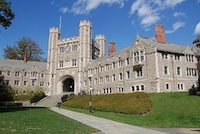
#> input picture pure_python/input/princeton_small.jpg, 200 x 134 px
$ python make.py
#> lines starting #> are read from the running program, lines starting #| are printed output that depends on the picture
### pure_python/imgpro.py
#!/usr/bin/python3

import cv2  # Note: openCV is used to load Images ONLY!
import numpy as np  # NOTE: All the algorithms are written in pure loops, numpy is only used for list to image and vice versa conversions


import math
# import argparse
import sys
import random

# clamp the pixel values and convert all floats to ints
def clamp(x): return int(max(min(x, 255), 0))


# kernels
def gauss_kernel(k_size, sigma, pad):
    # center of kernel is the mean of gauss
    var = 2 * (sigma**2)
    kernel = [[0] * k_size for i in range(k_size)]
    norm = 0

    for i in range(-pad, k_size - pad):
        for j in range(-pad, k_size - pad):
            num = (i**2 + j**2)
            # Unnormalized Gaussian equation
            kernel[i + pad][j + pad] = (math.exp(-num / var))  # / math.sqrt(2 * (math.pi) * var)
            norm += kernel[i + pad][j + pad]

    # using sum to normalize instead of 1/pi*var
    for i in range(k_size):
        for j in range(k_size):
            kernel[i][j] /= norm
    return kernel

# Assuming kernels for sharp and edge
def sharp_kernel(k_size): return [[-1, -1, -1], [-1, 9, -1], [-1, -1, -1]]


def edge_kernel(k_size): return [[-1, -1, -1], [-1, 8, -1], [-1, -1, -1]]


# [19 lines left out: functions bilinear_kernel, noised, not called in this run]


# Luminance
# Brightness
def brighten(image, factor):
    factor = float(factor)
    for i in range(len(image)):
        for j in range(len(image[0])):
            image[i][j] = [clamp(pix_val * factor) for pix_val in image[i][j]]
    return image


# Contrast
# [11 lines left out: function change_contrast, not called in this run]


# Linear Filtering
# Gaussian/ convolve the gaussian kernel to each pixel and the normal weighted sum of nearby pixel blurs
def blur(image, sigma):  # Implement Padding
    sigma = float(sigma)
    k_size = 5
    pad = k_size // 2
    kernel = gauss_kernel(k_size, sigma, pad)
    clone = image
    for i in range(pad, len(image) - pad):
        for j in range(pad, len(image[0]) - pad):
            conv = [0, 0, 0]
            for x in range(len(kernel)):
                for y in range(len(kernel[0])):
                    conv[0] += image[i - pad + x][j - pad + y][0] * kernel[x][y]
                    conv[1] += image[i - pad + x][j - pad + y][1] * kernel[x][y]
                    conv[2] += image[i - pad + x][j - pad + y][2] * kernel[x][y]
            clone[i][j] = [clamp(i) for i in conv]
    return clone


# Sharpen
# Similar to a mild edge detector, assuming alpha = 0.2
def sharpen(image):
    k_size = 3
    pad = k_size // 2
    kernel = sharp_kernel(k_size)
    clone = image
    for i in range(pad, len(image) - pad):
        for j in range(pad, len(image[0]) - pad):
            conv = [0, 0, 0]
            for x in range(len(kernel)):
                for y in range(len(kernel[0])):
                    conv[0] += image[i - pad + x][j - pad + y][0] * kernel[x][y]
                    conv[1] += image[i - pad + x][j - pad + y][1] * kernel[x][y]
                    conv[2] += image[i - pad + x][j - pad + y][2] * kernel[x][y]
            clone[i][j] = [clamp((conv[a] * 0.2) + (image[i][j][a])) for a in range(3)]
    return clone


# edge_detect
def edge_detect(image):
    k_size = 3
    pad = k_size // 2
    kernel = edge_kernel(k_size)
    clone = image
    for i in range(pad, len(image) - pad):
        for j in range(pad, len(image[0]) - pad):
            conv = [0, 0, 0]
            for x in range(len(kernel)):
                for y in range(len(kernel[0])):
                    conv[0] += image[i - pad + x][j - pad + y][0] * kernel[x][y]
                    conv[1] += image[i - pad + x][j - pad + y][1] * kernel[x][y]
                    conv[2] += image[i - pad + x][j - pad + y][2] * kernel[x][y]
            clone[i][j] = [clamp(i) for i in conv]
    return clone


# Resampling
# Scale
# [83 lines left out: functions scale, composite, not called in this run]


# [28 lines that do not run on import are left out]

### pure_python/make.py
from imgpro import *
import cv2
import numpy as np


def write(image, name):
    print('writing ' + name)
    name = 'output/' + name
    cv2.imwrite(name, np.asarray(image))


def read(name):
    name = 'input/' + name
    return cv2.imread(name).tolist()


def fast_fxn(in_image, out_image, fxn, params):
    image = fxn(in_image, *params)
    write(image, out_image)


# zero args
# Sharpen
image = read('princeton_small.jpg')
#> image = 134 items
image = sharpen(image)
#> the loop in sharpen, `for i in range(pad, len(image) - pad):` made 132 passes
write(image, 'sharpen.jpg')
#> in write, `cv2.imwrite(name, np.asarray(image))`:
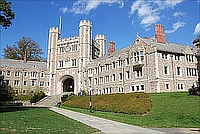
#> saved as sharpen.jpg: shape (134, 200, 3); mean B, G, R 142.2, 140.2, 125.8

# Edge Detect
image = read('princeton_small.jpg')
image = edge_detect(image)
#> the loop in edge_detect, `for i in range(pad, len(image) - pad):` made 132 passes
write(image, 'edgedetect.jpg')
#> call 2 of write, with name = 'edgedetect.jpg'
#> in write (call 2), `cv2.imwrite(name, np.asarray(image))`:
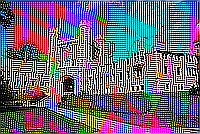
#> saved as edgedetect.jpg: shape (134, 200, 3); mean B, G, R 104.5, 110.3, 98


# # one args

# Blur
image = read('princeton_small.jpg')
fast_fxn(image, 'blur_0.125.jpg', blur, [0.125])
#> the loop in blur, `for i in range(pad, len(image) - pad):` made 130 passes
fast_fxn(image, 'blur_2.jpg', blur, [2])
#> the loop in blur (call 2), `for i in range(pad, len(image) - pad):` made 130 passes
#> call 4 of write, with name = 'blur_2.jpg'
#> in write (call 4), `cv2.imwrite(name, np.asarray(image))`:
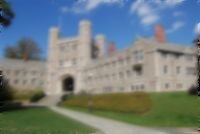
#> saved as blur_2.jpg: shape (134, 200, 3); mean B, G, R 126.8, 125.2, 112.5
fast_fxn(image, 'blur_8.jpg', blur, [8])

# Brightness
fast_fxn(image, 'princeton_small_brightness_0.0.jpg', brighten, [0.0])
#> the loop in brighten, `for i in range(len(image)):` made 134 passes
image = read('princeton_small.jpg')
fast_fxn(image, 'princeton_small_brightness_0.5.jpg', brighten, [0.5])
#> the loop in brighten (call 2), `for i in range(len(image)):` made 134 passes
#> in write (call 7), `cv2.imwrite(name, np.asarray(image))`:
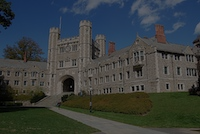
#> saved as princeton_small_brightness_0.5.jpg: shape (134, 200, 3); mean B, G, R 63.8, 63, 56.7
image = read('princeton_small.jpg')  # rereading images because of softcopy
fast_fxn(image, 'princeton_small_brightness_2.0.jpg', brighten, [2.0])
#> in write (call 8), `cv2.imwrite(name, np.asarray(image))`:
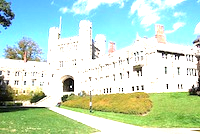
#> saved as princeton_small_brightness_2.0.jpg: shape (134, 200, 3); mean B, G, R 201.8, 221.9, 193.6

# Contrast
#> (the run stopped early here; a loop or call above may not have finished)
